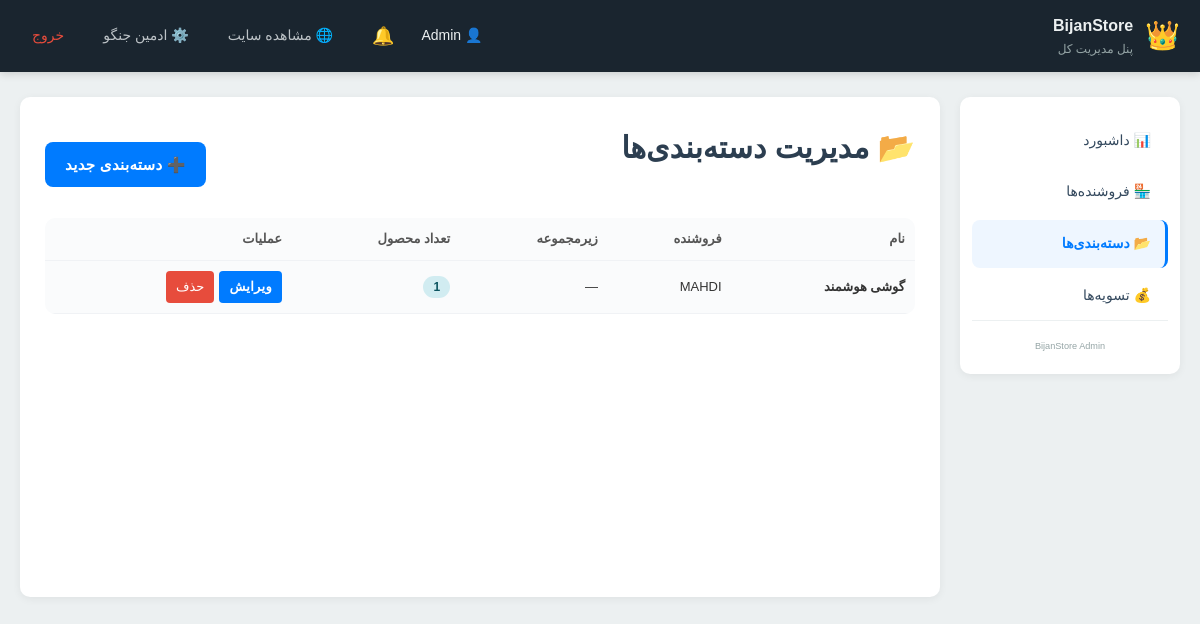
Screenshot of /dashboard/categories/ (signed in) with the database file from the repository.
### catalog/models.py (models this page shows, shortened)
class Category(models.Model):
    vendor = models.ForeignKey(Vendor, on_delete=models.CASCADE, related_name='categories')
    name = models.CharField(max_length=100)
    slug = models.SlugField(max_length=120, unique=True, blank=True, allow_unicode=True)
    parent = models.ForeignKey('self', on_delete=models.CASCADE, null=True, blank=True, related_name='children')
    class Meta:
        verbose_name_plural = "Categories"

### vendors/models.py (models this page shows, shortened)
class Vendor(models.Model):
    owner = models.OneToOneField(
        User, on_delete=models.PROTECT,
        related_name='vendor', null=True, blank=True,
        verbose_name="مالک فروشگاه"
    )
    name = models.CharField(max_length=100, verbose_name="نام فروشگاه")
    legal_name = models.CharField(max_length=200, verbose_name="نام حقوقی شرکت")
    national_id = models.CharField(max_length=20, unique=True, verbose_name="شناسه ملی")
    subdomain = models.SlugField(max_length=50, unique=True, verbose_name="زیردامنه")
    is_active = models.BooleanField(default=False, verbose_name="فعال شده")
    commission_rate = models.DecimalField(max_digits=5, decimal_places=2, default=0.0, verbose_name="درصد کمیسیون")
    created_at = jmodels.jDateTimeField(auto_now_add=True)
    zarinpal_merchant_id = models.CharField(
        max_length=36, blank=True, null=True,
        verbose_name="مرچنت کد زرین‌پال",
        help_text="شناسه ۳۶ کاراکتری اختصاصی این فروشنده در زرین‌پال"
    )

### dashboard/views.py (the view)
# urls.py: path('categories/', views.category_list, name='category_list'),
@staff_member_required
def category_list(request):
    categories = Category.objects.select_related('vendor', 'parent').order_by('vendor__name', 'name')
    return render(request, 'dashboard/category_list.html', {'categories': categories})

### notifications/context_processors.py (called while the page is built)
def notification_count(request):
    if request.user.is_authenticated:
        count = request.user.notifications.filter(is_read=False).count()
        return {'unread_notifications_count': count}
    return {'unread_notifications_count': 0}

### orders/context_processors.py (called while the page is built)
def cart_info(request):
    try:
        cart = get_or_create_cart(request)
        return {'cart_count': cart.total_items}
    except Exception:
        return {'cart_count': 0}

### orders/models.py (called while the page is built)
    @property
    def total_items(self):
        return sum(item.quantity for item in self.items.all())

### orders/utils.py (called while the page is built)
def get_or_create_cart(request):
    if not request.session.session_key:
        request.session.create()
    if request.user.is_authenticated:
        cart, _ = Cart.objects.get_or_create(user=request.user, defaults={'session_key': None})
    else:
        cart, _ = Cart.objects.get_or_create(session_key=request.session.session_key, user=None)
    return cart

### vendors/context_processors.py (called while the page is built)
def vendor_status(request):
    if request.user.is_authenticated:
        try:
            vendor = request.user.vendor
            return {'current_vendor': vendor}
        except Exception:
            return {'current_vendor': None}
    return {'current_vendor': None}

### dashboard/templates/dashboard/category_list.html (shortened to what this page needs)
{% extends 'dashboard/base_dashboard.html' %}
{% block admin_content %}
<div class="page-header">
    <h1 class="page-title">📂 مدیریت دسته‌بندی‌ها</h1>
    <a href="{% url 'dashboard:category_create' %}" class="btn-primary"
       style="width:auto; padding:10px 20px; text-decoration:none;">
        ➕ دسته‌بندی جدید
    </a>
</div>
{% if categories %}
    <table class="admin-table">
        <thead>
            <tr>
                <th>نام</th>
                <th>فروشنده</th>
                <th>زیرمجموعه</th>
                <th>تعداد محصول</th>
                <th>عملیات</th>
            </tr>
        </thead>
        <tbody>
            {% for cat in categories %}
                {% if not cat.parent %}
                    <tr style="background:#fafbfc;">
                        <td><strong>{{ cat.name }}</strong></td>
                        <td>{{ cat.vendor.name }}</td>
                        <td>—</td>
                        <td>
                            {% with count=cat.products.count %}
                                <span class="badge {% if count > 0 %}badge-paid{% else %}badge-pending{% endif %}">{{ count }}</span>
                            {% endwith %}
                        </td>
                        <td>
                            <div style="display:flex; gap:5px;">
                                <a href="{% url 'dashboard:category_edit' cat.id %}" class="btn-small" style="text-decoration:none;">ویرایش</a>
                                <a href="{% url 'dashboard:category_delete' cat.id %}" class="btn-remove" style="text-decoration:none;">حذف</a>
                            </div>
                        </td>
                    </tr>
                {% endif %}
            {% endfor %}
        </tbody>
    </table>
{% else %}
    <p>هنوز دسته‌بندی‌ای ساخته نشده.</p>
{% endif %}
{% endblock %}

### dashboard/templates/dashboard/base_dashboard.html (shortened to what this page needs)
{% load static %}
<!DOCTYPE html>
<html lang="fa" dir="rtl">
<head>
    <link rel="stylesheet" href="{% static 'css/style.css' %}">
</head>
<body class="admin-body">
    <header class="admin-topbar">
        <div class="admin-topbar-inner">
            <div class="admin-brand">
                <span>👑</span>
                <div>
                    <div class="brand-title">BijanStore</div>
                    <div class="brand-subtitle">پنل مدیریت کل</div>
                </div>
            </div>
            <div class="admin-user">
                <span>👤 {{ user.username }}</span>
                <a href="{% url 'notifications:list' %}" class="topbar-link notif-bell">
                    🔔
                </a>
                <a href="{% url 'catalog:home' %}" target="_blank">🌐 مشاهده سایت</a>
                <a href="/admin/" class="topbar-link">⚙️ ادمین جنگو</a>
                <a href="{% url 'accounts:logout' %}" class="logout">خروج</a>
            </div>
        </div>
    </header>
    <div class="admin-layout">
        <aside class="admin-sidebar">
            <nav>
                <a href="{% url 'dashboard:admin_dashboard' %}"
                   class="{% if request.resolver_match.url_name == 'admin_dashboard' %}active{% endif %}">
                    📊 داشبورد
                </a>
                <a href="{% url 'dashboard:vendor_management' %}"
                   class="{% if 'vendor' in request.resolver_match.url_name %}active{% endif %}">
                    🏪 فروشنده‌ها
                </a>
                <a href="{% url 'dashboard:category_list' %}"
                   class="{% if 'category' in request.resolver_match.url_name %}active{% endif %}">
                    📂 دسته‌بندی‌ها
                </a>
                <a href="{% url 'dashboard:settlements' %}"
                   class="{% if request.resolver_match.url_name == 'settlements' %}active{% endif %}">
                    💰 تسویه‌ها
                </a>
            </nav>
            <div class="sidebar-footer">
                <small>BijanStore Admin</small>
            </div>
        </aside>
        <main class="admin-content">
            {% block admin_content %}{% endblock %}
        </main>
    </div>
</body>
</html>

### static/css/style.css (style rules this page uses)
:root { --primary: #007bff; --primary-dark: #0056b3; --success: #28a745; --danger: #dc3545; --warning: #ffc107; --info: #17a2b8; --dark: #2c3e50; --gray: #6c757d; --light-bg: #f8f9fa; --border: #e9ecef; --radius: 10px; --shadow-sm: 0 2px 8px rgba(0,0,0,0.06); --shadow-md: 0 4px 16px rgba(0,0,0,0.1); --shadow-lg: 0 8px 32px rgba(0,0,0,0.15); }
* { box-sizing: border-box; margin: 0; padding: 0; -webkit-tap-highlight-color: transparent; }
html { scroll-behavior: smooth; }
body { font-family: 'Vazirmatn', Tahoma, sans-serif; background: var(--light-bg); color: #333; line-height: 1.7; font-size: 15px; min-height: 100vh; display: flex; flex-direction: column; }
.page-title { margin-bottom: 25px; color: #2c3e50; }
.btn-primary { display: inline-block; width: 100%; background: var(--primary); color: #fff; border: none; padding: 12px 20px; border-radius: 8px; cursor: pointer; font-family: inherit; font-size: 15px; font-weight: 600; letter-spacing: 0.3px; text-decoration: none; text-align: center; margin-top: 10px; transition: all 0.2s ease; }
.btn-add, .btn-checkout, .btn-small { transition: all 0.2s ease; font-weight: 600; letter-spacing: 0.3px; text-decoration: none; display: inline-block; }
.cart-table, .admin-table { width: 100%; border-collapse: collapse; overflow: hidden; border-radius: var(--radius); background: #fff; }
.btn-small { background: #007bff; color: #fff; border: none; padding: 5px 10px; border-radius: 4px; cursor: pointer; }
.btn-remove { background: #e74c3c; color: #fff; border: none; padding: 5px 10px; border-radius: 4px; cursor: pointer; }
.badge { padding: 4px 10px; border-radius: 12px; font-size: 12px; font-weight: bold; }
.badge-paid { background: #d1ecf1; color: #0c5460; }
.page-header { display: flex; justify-content: space-between; align-items: center; margin-bottom: 20px; }
.brand-title { font-weight: bold; font-size: 16px; }
.brand-subtitle { font-size: 12px; color: #95a5a6; }
.topbar-link { color: #bdc3c7; text-decoration: none; padding: 6px 12px; border-radius: 6px; transition: 0.2s; }
.sidebar-footer { text-align: center; color: #95a5a6; font-size: 11px; padding-top: 15px; border-top: 1px solid #ecf0f1; }
.admin-body { background: #ecf0f1; padding: 0; display: block; min-height: 100vh; }
.admin-topbar { background: #1a252f; color: #ecf0f1; box-shadow: 0 2px 8px rgba(0,0,0,0.15); position: sticky; top: 0; z-index: 100; }
.admin-topbar-inner { max-width: 1400px; margin: 0 auto; padding: 12px 20px; display: flex; justify-content: space-between; align-items: center; }
.admin-brand { display: flex; align-items: center; gap: 12px; font-size: 28px; }
.admin-brand .brand-title { font-size: 16px; font-weight: bold; }
.admin-brand .brand-subtitle { font-size: 12px; color: #95a5a6; }
.admin-user { display: flex; align-items: center; gap: 15px; font-size: 14px; }
.admin-user a { color: #bdc3c7; text-decoration: none; padding: 6px 12px; border-radius: 6px; }
.admin-user .logout { color: #e74c3c; }
.admin-layout { display: grid; grid-template-columns: 220px 1fr; gap: 20px; max-width: 1400px; margin: 25px auto; padding: 0 20px; }
.admin-sidebar { background: #fff; border-radius: 10px; padding: 20px 12px; height: fit-content; box-shadow: 0 2px 8px rgba(0,0,0,0.06); }
.admin-sidebar nav { display: flex; flex-direction: column; gap: 4px; }
.admin-sidebar nav a { color: #34495e; text-decoration: none; padding: 12px 14px; border-radius: 8px; font-size: 14px; transition: 0.2s; border-right: 3px solid transparent; }
.admin-sidebar nav a.active { background: #eef6ff; color: #007bff; border-right-color: #007bff; font-weight: bold; }
.sidebar-footer { text-align: center; color: #95a5a6; font-size: 11px; padding-top: 15px; }
.admin-content { background: #fff; border-radius: 10px; padding: 25px; box-shadow: 0 2px 8px rgba(0,0,0,0.06); min-height: 500px; }
.admin-table { width: 100%; border-collapse: collapse; margin-top: 15px; }
.admin-table th, .admin-table td { padding: 10px; text-align: right; border-bottom: 1px solid #f0f2f5; font-size: 13px; }
.admin-table th { background: #fafbfc; color: #555; font-weight: 600; }
.notif-bell { position: relative; display: inline-flex; align-items: center; padding: 6px 12px; text-decoration: none; font-size: 18px; }

### rows the page displays
Category: name "گوشی هوشمند", vendor.name "MAHDI", products.count "1"

### other values shown
{{ user.username }} "Admin"
